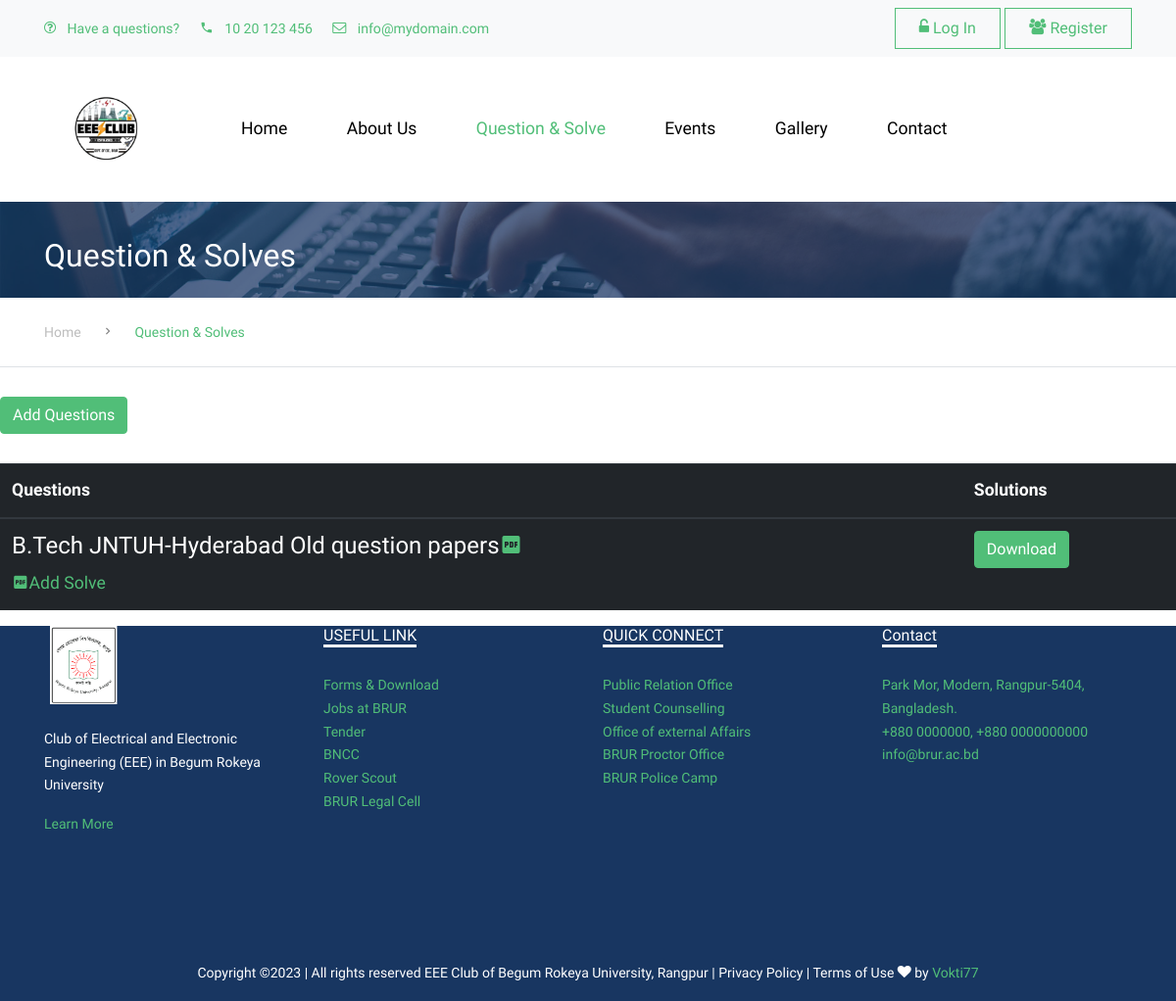
The app's page /questions/, older data.
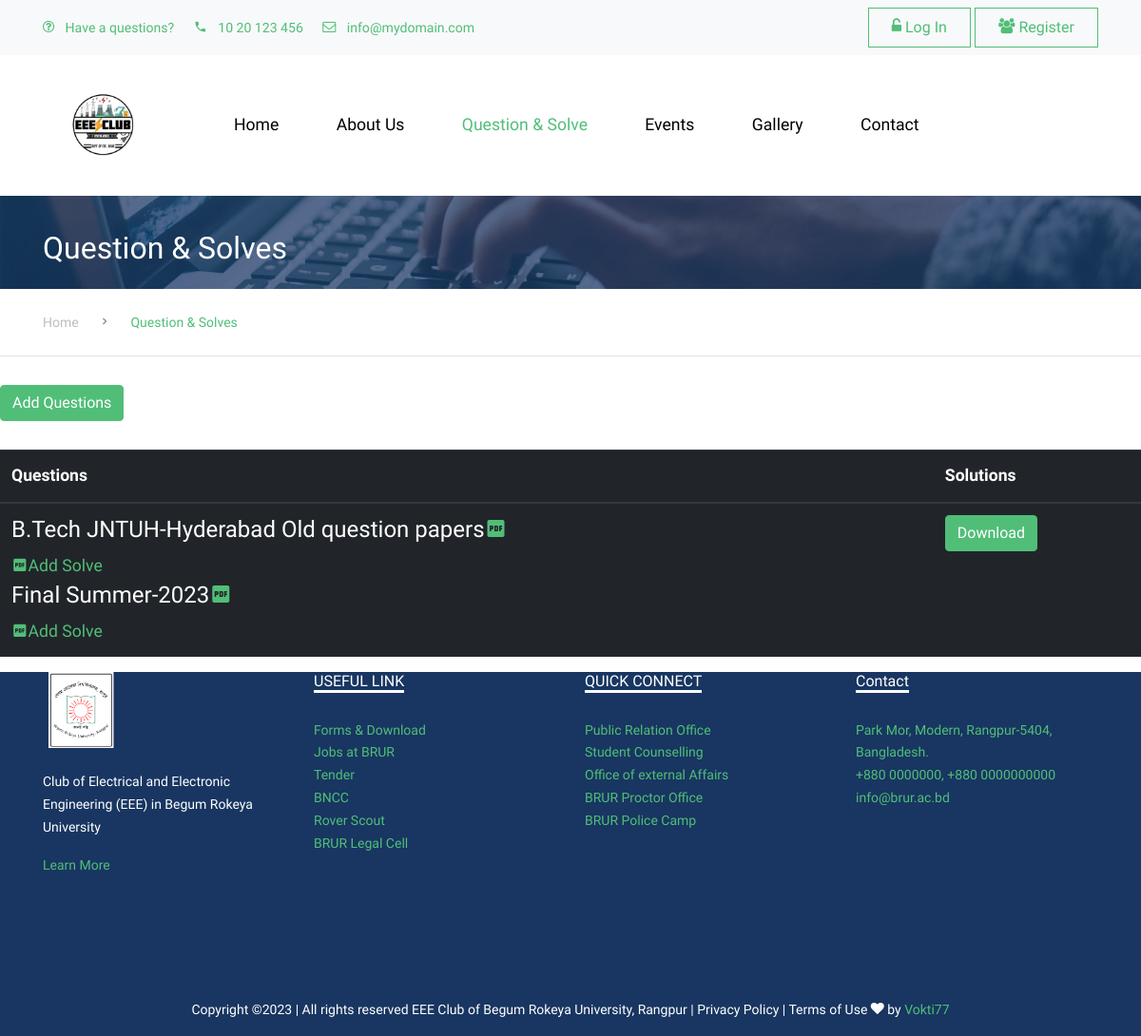
The same page, newer data.
### question/models.py (models this page shows, shortened)
class QuestionPaper(models.Model):
    title = models.CharField(max_length=200)
    description = models.TextField()
    image = models.ImageField(upload_to='questions/')
    pdf_file = models.FileField(upload_to='question_papers/')

class Solution(models.Model):
    question_paper = models.ForeignKey(QuestionPaper, on_delete=models.CASCADE)
    user = models.ForeignKey(User, on_delete=models.CASCADE)
    description = models.TextField()
    pdf_file = models.FileField(upload_to='solutions/')

### base/views.py (the view)
# urls.py: path('questions/', views.questions, name='questions'),
def questions(request):
    questions = QuestionPaper.objects.all()
    solutions = Solution.objects.all()
    context = {
        'questions': questions,
        'solutions': solutions,
    }
    return render(request, 'pages/qs.html' , context)

### templates/pages/qs.html
{% extends 'base.html' %}
{% load static %}
{% block content %}
<div class="site-section ftco-subscribe-1 site-blocks-cover pb-4" style="background-image: url('/static/images/bg_1.jpg')">
  <div class="container">
    <div class="row align-items-end">
      <div class="col-lg-7">
        <h2 class="mb-0">Question & Solves</h2>
      </div>
    </div>
  </div>
</div>
<div class="custom-breadcrumns border-bottom">
  <div class="container">
    <a href="{% url 'index' %}">Home</a>
    <span class="mx-3 icon-keyboard_arrow_right"></span>
    <span class="current">Question & Solves</span>
  </div>
</div>
<br>
<a href="{% url 'upload_question_paper'%}" class="btn btn-primary">Add Questions </a>
<br>
<br>
<table class="table table-dark table-hover">
  <thead>
    <tr>
      <th scope="col">Questions</th>
      <th scope="col">Solutions</th>
    </tr>
  </thead>
  <tbody>
    <tr>
      <td scope="col">
              {% for q in questions%}
              <h4>{{ q.title }}<a href="{% url 'download_question_paper' q.id %}" class="mdi mdi-file-pdf-box"></a></h4>
              <a href="{% url 'upload_solution' q.id %}" class="mdi mdi-file-pdf-box">Add Solve </a>
              {% endfor %}
      </td>
      <td scope="col">
            {% for s in solutions %}
            <a href="{% url 'download_solution' s.id %}" class="btn btn-primary">Download</a>
            {% endfor %}
      </td>
    </tr>
  </tbody>
</table>
{% endblock %}

### templates/base.html (shortened to what this page needs)
{%load static%}
<!DOCTYPE html>
<html lang="en">
<head>
  <link rel="stylesheet" href="https://maxcdn.bootstrapcdn.com/bootstrap/4.0.0-beta/css/bootstrap.min.css">
  <link rel="stylesheet" href="{% static 'fonts/icomoon/style.css' %}">
  <link rel="stylesheet" href="{% static 'css/bootstrap.min.css' %}">
  <link rel="stylesheet" href="{% static 'css/jquery-ui.css' %}">
  <link rel="stylesheet" href="{% static 'css/owl.carousel.min.css' %}">
  <link rel="stylesheet" href="{% static 'css/owl.theme.default.min.css' %}">
  <link rel="stylesheet" href="{% static 'css/owl.theme.default.min.css' %}">
  <link rel="stylesheet" href="{% static 'css/jquery.fancybox.min.css' %}">
  <link rel="stylesheet" href="{% static 'css/bootstrap-datepicker.css' %}">
  <link rel="stylesheet" href="{% static 'fonts/flaticon/font/flaticon.css' %}">
  <link rel="stylesheet" href="{% static 'css/aos.css' %}">
  <link href="{% static 'css/jquery.mb.YTPlayer.min.css' %}" media="all" rel="stylesheet" type="text/css">
  <link rel="stylesheet" href="{% static 'css/style.css' %}">
  <link href="https://cdn.jsdelivr.net/npm/@mdi/font@7.2.96/css/materialdesignicons.min.css" rel="stylesheet">
</head>
<body data-spy="scroll" data-target=".site-navbar-target" data-offset="300">
{%include 'top.html'%}
{%include 'nav.html'%}
{%block content%}
{% endblock %}
{%include 'footer.html'%}
</body>
</html>

### templates/top.html (shortened to what this page needs)
{% load static %}
<div class="site-wrap">
    <div class="py-2 bg-light">
      <div class="container">
        <div class="row align-items-center">
          <div class="col-lg-9 d-none d-lg-block">
            <a href="#" class="small mr-3"><span class="icon-question-circle-o mr-2"></span> Have a questions?</a>
            <a href="#" class="small mr-3"><span class="icon-phone2 mr-2"></span> 10 20 123 456</a>
            <a href="#" class="small mr-3"><span class="icon-envelope-o mr-2"></span> info@mydomain.com</a>
          </div>
          <div class="col-lg-3 text-right">
            {% if request.user.is_authenticated %}
            {% else %}
            <a href="{% url 'login' %}" class="btn btn-outline-primary small btn btn-primary px-4 py-2 rounded-0"><span class="icon-unlock-alt"></span> Log In</a>
            <a href="{% url 'signup' %}" class="btn btn-outline-primary small btn btn-primary px-4 py-2 rounded-0"><span class="icon-users"></span> Register</a>
            {% endif %}
          </div>
        </div>
      </div>
    </div>

### templates/nav.html (shortened to what this page needs)
{%load static%}
<header class="site-navbar py-4 js-sticky-header site-navbar-target" role="banner">
    <div class="container">
      <div class="d-flex align-items-center">
        <div class="site-logo">
          <a href="{% url 'index' %}" class="d-block">
            <img src="{% static 'images/ll.jpg' %}" alt="Image" class="img-fluid" style="height: 100px;">
          </a>
        </div>
        <div class="mr-auto">
          <nav class="site-navigation position-relative text-right navbar navbar-dark navbar-expand-sm" role="navigation">
            <ul class="site-menu main-menu js-clone-nav mr-auto d-none d-lg-block">
              <li {% if "/" == request.path %}
                class="nav-item active mr-3"
                {% else %}
                  class="nav-item mr-3"
               {% endif %}
          >
                <a href="{% url 'index' %}" class="nav-link text-left">Home</a>
              </li>
              <li {% if "about/" in request.path %}
                class="nav-item active mr-3"
                {% else %}
                  class="nav-item mr-3"
               {% endif %}
          >
                <a href="{% url 'about' %}" class="nav-link text-left">About Us</a>
              </li>
              <li {% if "questions/" in request.path %}
                class="nav-item active mr-3"
                {% else %}
                  class="nav-item mr-3"
               {% endif %}
          >
          <a href="{% url 'questions' %}" class="nav-link text-left">Question & Solve</a>
              </li>
              <li {% if "initiative/" in request.path %}
                class="nav-item active mr-3"
                {% else %}
                  class="nav-item mr-3"
               {% endif %}
          >
                <a href="{% url 'initiative' %}" class="nav-link text-left">Events</a>
              </li>
              <li {% if "gallery/" in request.path %}
              class="nav-item active mr-3"
              {% else %}
                class="nav-item mr-3"
             {% endif %}
        >
              <a href="{% url 'gallery' %}" class="nav-link text-left">Gallery</a>
            </li>
              <li {% if "contact/" in request.path %}
                class="nav-item active mr-3"
                {% else %}
                  class="nav-item mr-3"
               {% endif %}
          >
                  <a href="{% url 'contact' %}" class="nav-link text-left">Contact</a>
                </li>
            </ul>
        </nav>
    </div>
      </div>
    </div>
  </header>

### templates/footer.html
{% load static %}
<div class="footer">
    <div class="container">
      <div class="row">
        <div class="col-lg-3">
          <p class="mb-4"><img src="{% static 'images/begum-rokeya-university-logo.png' %}" alt="Image" class="img-fluid" style="height: 80px;"></p>
          <p>Club of Electrical and Electronic Engineering (EEE) in Begum Rokeya University</p>
          <p><a href="{% url 'about' %}">Learn More</a></p>
        </div>
        <div class="col-lg-3">
          <h3 class="footer-heading"><span>USEFUL LINK</span></h3>
          <ul class="list-unstyled">
              <li><a href="#">Forms & Download</a></li>
              <li><a href="#">Jobs at BRUR</a></li>
              <li><a href="#">Tender</a></li>
              <li><a href="#">BNCC</a></li>
              <li><a href="#">Rover Scout</a></li>
              <li><a href="#">BRUR Legal Cell</a></li>
          </ul>
        </div>
        <div class="col-lg-3">
            <h3 class="footer-heading"><span>QUICK CONNECT</span></h3>
            <ul class="list-unstyled">
                <li><a href="#">Public Relation Office</a></li>
                <li><a href="#">Student Counselling</a></li>
                <li><a href="#">Office of external Affairs</a></li>
                <li><a href="#">BRUR Proctor Office</a></li>
                <li><a href="#">BRUR Police Camp</a></li>
            </ul>
        </div>
        <div class="col-lg-3">
            <h3 class="footer-heading"><span>Contact</span></h3>
            <ul class="list-unstyled">
                <li><a href="#">Park Mor, Modern, Rangpur-5404, Bangladesh.</a></li>
                <li><a href="#">+880 0000000,
                  +880 0000000000</a></li>
                <li><a href="#">info@brur.ac.bd</a></li>
            </ul>
        </div>
      </div>
      <div class="row">
        <div class="col-12">
          <div class="copyright">
              <p>
                  Copyright &copy;<script>document.write(new Date().getFullYear());</script> | All rights reserved EEE Club of Begum Rokeya University, Rangpur | Privacy Policy | Terms of Use <i class="icon-heart" aria-hidden="true"></i> by <a href="" target="_blank" >Vokti77</a>
                  </p>
          </div>
        </div>
      </div>
    </div>
  </div>

### static/css/style.css (style rules this page uses)
body { line-height: 1.7; color: gray; font-weight: 300; font-size: 1.1rem; }
a { -webkit-transition: .3s all ease; -o-transition: .3s all ease; transition: .3s all ease; }
h1, h2, h3, h4, h5, .h1, .h2, .h3, .h4, .h5 { font-family: "Muli", -apple-system, BlinkMacSystemFont, "Segoe UI", Roboto, "Helvetica Neue", Arial, sans-serif, "Apple Color Emoji", "Segoe UI Emoji", "Segoe UI Symbol", "Noto Color Emoji"; }
.site-wrap:before { display: none; -webkit-transition: .3s all ease-in-out; -o-transition: .3s all ease-in-out; transition: .3s all ease-in-out; background: rgba(0, 0, 0, 0.6); content: ""; position: absolute; z-index: 2000; top: 0; left: 0; right: 0; bottom: 0; opacity: 0; visibility: hidden; }
.site-section { padding: 2.5em 0; }
@media (min-width: 768px) { .site-section { padding: 5em 0; } }
.site-logo { position: relative; font-weight: 900; font-size: 1.3rem; }
.site-logo a { color: #000; }
.site-navbar { margin-bottom: 0px; z-index: 1999; position: absolute; width: 100%; }
.site-navbar .site-navigation .site-menu { margin-bottom: 0; }
.site-navbar .site-navigation .site-menu .active > a { color: #51be78; display: inline-block; padding: 5px 20px; }
.site-navbar .site-navigation .site-menu a { text-decoration: none !important; display: inline-block; }
.site-navbar .site-navigation .site-menu > li { display: inline-block; }
.site-navbar .site-navigation .site-menu > li > a { padding: 20px 20px; color: #000; display: inline-block; text-decoration: none !important; }
.site-mobile-menu .site-nav-wrap { padding: 0; margin: 0; list-style: none; position: relative; }
.site-mobile-menu .site-nav-wrap a { padding: 10px 20px; display: block; position: relative; color: #212529; }
.site-mobile-menu .site-nav-wrap li { position: relative; display: block; }
.site-mobile-menu .site-nav-wrap > li { display: block; position: relative; float: left; width: 100%; }
.site-mobile-menu .site-nav-wrap > li > a { padding-left: 20px; font-size: 20px; }
.sticky-wrapper + .site-blocks-cover { margin-top: 96px; }
.sticky-wrapper .site-navbar { -webkit-transition: .3s all ease; -o-transition: .3s all ease; transition: .3s all ease; background: #fff; }
.sticky-wrapper .site-navbar .site-logo a { color: #000; }
.sticky-wrapper .site-navbar .site-menu > li { display: inline-block; }
.custom-breadcrumns { padding: 20px 0; }
.custom-breadcrumns span, .custom-breadcrumns a { font-size: 14px; }
.custom-breadcrumns a { display: inline-block; color: #bdbdbd; }
.custom-breadcrumns .current { color: #51be78; }
.footer { background: #183661; font-size: 14px; color: #fff; }
.footer .footer-heading { font-size: 16px; color: #fff; margin-bottom: 30px; }
.footer .footer-heading span { border-bottom: 3px solid #fff; }
.footer .copyright { color: #fff; padding-top: 7rem; text-align: center; }
.ftco-subscribe-1 { background-size: cover; background-position: center center; background-repeat: no-repeat; position: relative; }
.ftco-subscribe-1:before { position: absolute; content: ""; background: #183661; opacity: .7; z-index: 1; top: 0; left: 0; right: 0; bottom: 0; }
.ftco-subscribe-1 > .container { position: relative; z-index: 2; }
.ftco-subscribe-1 > .container h2, .ftco-subscribe-1 > .container p { color: #fff; }

Row changes from the older to the newer data that the page shows:
added QuestionPaper: title "Final Summer-2023"
